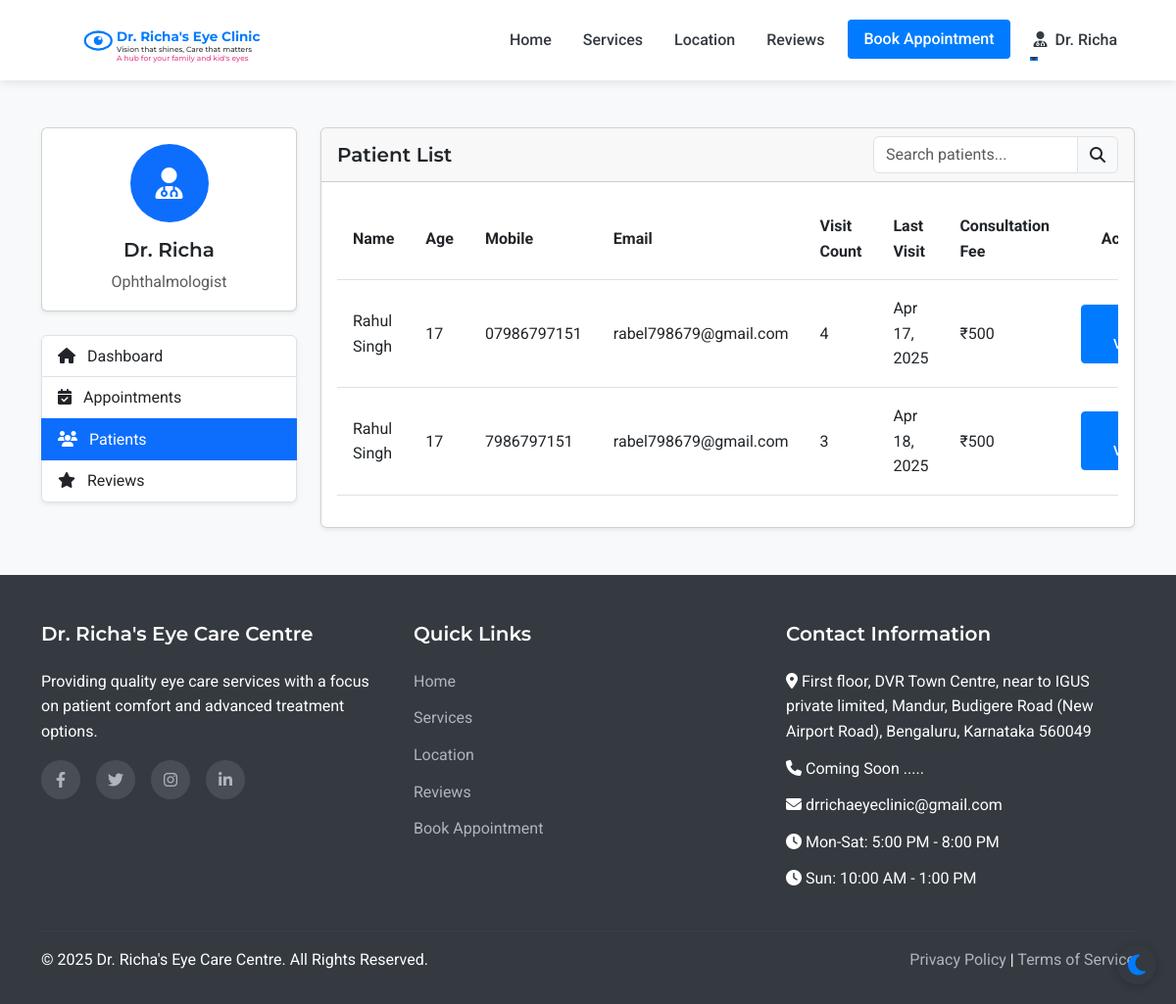
/admin/patients (signed in), run on the app's committed database.
### models.py (models this page shows, shortened)
class Patient(UserMixin, db.Model):
    id = db.Column(db.Integer, primary_key=True)
    full_name = db.Column(db.String(100), nullable=False)
    mobile_number = db.Column(db.String(15), nullable=False)
    email = db.Column(db.String(100), nullable=True)
    age = db.Column(db.Integer, nullable=False)
    password_hash = db.Column(db.String(256), nullable=True)
    is_registered = db.Column(db.Boolean, default=False)
    created_at = db.Column(db.DateTime, nullable=False, default=datetime.utcnow)
    appointments = db.relationship('Appointment', backref='patient', lazy=True)

class Appointment(db.Model):
    id = db.Column(db.Integer, primary_key=True)
    patient_id = db.Column(db.Integer, db.ForeignKey('patient.id'), nullable=False)
    appointment_date = db.Column(db.Date, nullable=False)
    appointment_time = db.Column(db.Time, nullable=False)
    primary_issue = db.Column(db.Text, nullable=True)
    referral_info = db.Column(db.String(255), nullable=True)
    status = db.Column(db.String(20), default='scheduled')  # scheduled, completed, cancelled
    created_at = db.Column(db.DateTime, default=datetime.utcnow)
    consultation_fee = db.Column(db.Float, nullable=False, default=500.0)
    payment_status = db.Column(db.String(20), default='pending')  # pending, paid

### routes.py (the view)
@app.route('/admin/patients')
@login_required
def admin_patients():
    if not (isinstance(current_user, Admin) or isinstance(current_user, Doctor) or isinstance(current_user, Assistant)):
        flash('Access denied. Staff privileges required.', 'danger')
        return redirect(url_for('index'))
    patients = Patient.query.order_by(Patient.full_name).all()
    return render_template('admin/patients.html', patients=patients)

### app.py (called while the page is built)
@login_manager.user_loader
def load_user(user_id):
    from models import Doctor, Assistant, Admin, Patient
    try:
        if user_id.startswith('doctor_'):
            return Doctor.query.get(int(user_id.split('_')[1]))
        elif user_id.startswith('assistant_'):
            return Assistant.query.get(int(user_id.split('_')[1]))
        elif user_id.startswith('admin_'):
            return Admin.query.get(int(user_id.split('_')[1]))
        else:
            return Patient.query.get(int(user_id))
    except (ValueError, AttributeError):
        return None

### routes.py (called while the page is built)
@app.context_processor
def inject_now():
    return {'now': datetime.now()}

### templates/admin/patients.html (shortened to what this page needs)
{% extends 'layout.html' %}
{% block content %}
<section class="py-5 bg-light">
    <div class="container">
        <div class="row">
            <div class="col-lg-3 mb-4">
                <div class="card shadow-sm mb-4">
                    <div class="card-body text-center">
                        <div class="avatar-circle bg-primary text-white mb-3">
                            <i class="fas fa-user-md fa-2x"></i>
                        </div>
                        <h5 class="card-title">Dr. Richa</h5>
                        <p class="card-text text-muted">Ophthalmologist</p>
                    </div>
                </div>
                <div class="list-group shadow-sm">
                    <a href="{{ url_for('admin_dashboard') }}" class="list-group-item list-group-item-action">
                        <i class="fas fa-home me-2"></i> Dashboard
                    </a>
                    <a href="{{ url_for('admin_appointments') }}" class="list-group-item list-group-item-action">
                        <i class="fas fa-calendar-check me-2"></i> Appointments
                    </a>
                    <a href="{{ url_for('admin_patients') }}" class="list-group-item list-group-item-action active">
                        <i class="fas fa-users me-2"></i> Patients
                    </a>
                    <a href="{{ url_for('admin_reviews') }}" class="list-group-item list-group-item-action">
                        <i class="fas fa-star me-2"></i> Reviews
                    </a>
                </div>
            </div>
            <div class="col-lg-9">
                <div class="card shadow-sm">
                    <div class="card-header d-flex justify-content-between align-items-center">
                        <h5 class="mb-0">Patient List</h5>
                        <div class="input-group" style="width: 250px;">
                            <input type="text" class="form-control" id="patientSearch" placeholder="Search patients...">
                            <span class="input-group-text"><i class="fas fa-search"></i></span>
                        </div>
                    </div>
                    <div class="card-body">
                        <div class="table-responsive">
                            <table class="table table-hover" id="patientsTable">
                                <thead>
                                    <tr>
                                        <th>Name</th>
                                        <th>Age</th>
                                        <th>Mobile</th>
                                        <th>Email</th>
                                        <th>Visit Count</th>
                                        <th>Last Visit</th>
                                        <th>Consultation Fee</th>
                                        <th class="text-center">Actions</th>
                                    </tr>
                                </thead>
                                <tbody>
                                    {% for patient in patients %}
                                        <tr>
                                            <td>{{ patient.full_name }}</td>
                                            <td>{{ patient.age }}</td>
                                            <td>{{ patient.mobile_number }}</td>
                                            <td>{{ patient.email }}</td>
                                            <td>{{ patient.appointments|length }}</td>
                                            <td>
                                                {% if patient.appointments %}
                                                    {% set last_appointment = patient.appointments|sort(attribute='appointment_date', reverse=True)|first %}
                                                    {{ last_appointment.appointment_date.strftime('%b %d, %Y') }}
                                                {% else %}
                                                    {{ patient.created_at.strftime('%b %d, %Y') }}
                                                {% endif %}
                                            </td>
                                            <td>₹500</td>
                                            <td>
                                                <a href="{{ url_for('admin_patient_view', patient_id=patient.id) }}" class="btn btn-sm btn-primary">
                                                </a>
                                            </td>
                                        </tr>
                                    {% endfor %}
                                </tbody>
                            </table>
                        </div>
                    </div>
                </div>
            </div>
        </div>
    </div>
</section>
{% endblock %}

### static/css/style.css (style rules this page uses)
:root { --primary-color: #007bff; --secondary-color: #6c757d; --accent-color: #17a2b8; --light-color: #f8f9fa; --dark-color: #343a40; --success-color: #28a745; --warning-color: #ffc107; --danger-color: #dc3545; --white: #ffffff; --light-blue: #e6f2ff; --transition: all 0.3s ease; --bg-color: #ffffff; --text-color: #343a40; --card-bg: #ffffff; --border-color: #dee2e6; --footer-bg: #343a40; --footer-text: #ffffff; --hero-overlay: rgba(0, 123, 255, 0.85); }
body { font-family: 'Roboto', sans-serif; color: var(--text-color, var(--dark-color)); line-height: 1.6; background-color: var(--bg-color, var(--white)); transition: background-color 0.3s ease, color 0.3s ease; }
h1, h2, h3, h4, h5, h6 { font-family: 'Montserrat', sans-serif; font-weight: 600; }
.table td, .table th { padding: 1rem; vertical-align: middle; }
.btn-primary { background-color: var(--primary-color); border-color: var(--primary-color); padding: 0.5rem 2rem; font-weight: 500; border-radius: 4px; transition: var(--transition); }

### templates/admin/patients.html (style rules this page uses)
.avatar-circle { width: 80px; height: 80px; border-radius: 50%; display: flex; align-items: center; justify-content: center; margin: 0 auto; }

### data on the page
Patient: full_name "Rahul Singh", age "17", mobile_number "07986797151", email "rabel798679@gmail.com", appointments|length "4"
Appointment: appointment_date "Apr 17, 2025"
Patient: full_name "Rahul Singh", age "17", mobile_number "7986797151", email "rabel798679@gmail.com", appointments|length "3"
Appointment: appointment_date "Apr 18, 2025"
